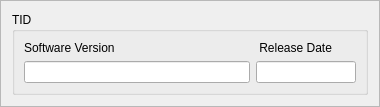
                  <widget class="QFrame" name="frame_29">
                   <property name="minimumSize">
                    <size>
                     <width>380</width>
                     <height>0</height>
                    </size>
                   </property>
                   <property name="frameShape">
                    <enum>QFrame::StyledPanel</enum>
                   </property>
                   <property name="frameShadow">
                    <enum>QFrame::Raised</enum>
                   </property>
                   <layout class="QGridLayout" name="gridLayout_39">
                    <item row="0" column="0">
                     <widget class="QGroupBox" name="CSC_gb_29">
                      <property name="minimumSize">
                       <size>
                        <width>350</width>
                        <height>0</height>
                       </size>
                      </property>
                      <property name="font">
                       <font>
                        <italic>false</italic>
                        <underline>false</underline>
                       </font>
                      </property>
                      <property name="autoFillBackground">
                       <bool>true</bool>
                      </property>
                      <property name="title">
                       <string>TID</string>
                      </property>
                      <property name="flat">
                       <bool>false</bool>
                      </property>
                      <property name="checkable">
                       <bool>false</bool>
                      </property>
                      <layout class="QGridLayout" name="gridLayout_41">
                       <item row="0" column="0">
                        <layout class="QHBoxLayout" name="horizontalLayout_51">
                         <item>
                          <layout class="QVBoxLayout" name="verticalLayout_55">
                           <item>
                            <widget class="QLabel" name="label_73">
                             <property name="text">
                              <string>Software Version</string>
                             </property>
                            </widget>
                           </item>
                           <item>
                            <widget class="QLineEdit" name="CSTID_V_LE">
                             <property name="minimumSize">
                              <size>
                               <width>210</width>
                               <height>0</height>
                              </size>
                             </property>
                             <property name="maximumSize">
                              <size>
                               <width>350</width>
                               <height>16777215</height>
                              </size>
                             </property>
                            </widget>
                           </item>
                          </layout>
                         </item>
                         <item>
                          <layout class="QVBoxLayout" name="verticalLayout_56">
                           <item>
                            <widget class="QLabel" name="label_74">
                             <property name="text">
                              <string> Release Date</string>
                             </property>
                            </widget>
                           </item>
                           <item>
                            <widget class="QLineEdit" name="CSTID_D_LE">
                             <property name="minimumSize">
                              <size>
                               <width>50</width>
                               <height>0</height>
                              </size>
                             </property>
                             <property name="maximumSize">
                              <size>
                               <width>100</width>
                               <height>16777215</height>
                              </size>
                             </property>
                            </widget>
                           </item>
                          </layout>
                         </item>
                        </layout>
                       </item>
                      </layout>
                     </widget>
                    </item>
                   </layout>
                  </widget>
